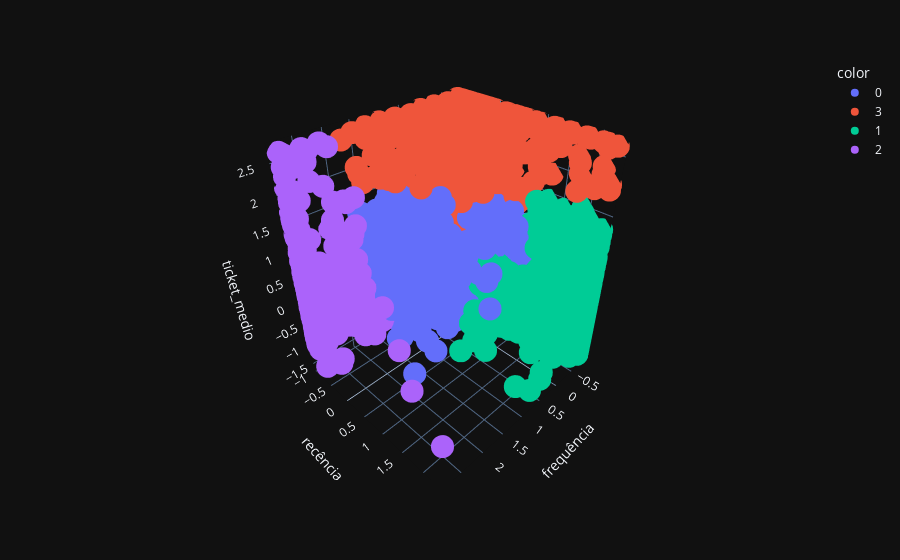

Notebook source saved alongside this figure:
### Code cell
#Treinando e prevendo o dataset com o Kmeans
hc = AgglomerativeClustering(n_clusters=4)
hc_clusters = hc.fit_predict(df_rfm_scaled)

#Plotando os clusters em 3d com o scatter
px.scatter_3d(df_rfm_scaled, x='frequência', y='recência', z='ticket_medio', color=hc_clusters.astype(str), template='plotly_dark')

### Figure 1 — Plotly figure (JSON) as saved in the notebook; plotly's stock layout.template omitted (floating-point values rounded to 4 significant figures; data arrays with more than 128 entries replaced by an {"elided": "..."} marker saying what was removed)
{"data": [{"hovertemplate": "color=0<br>frequência=%{x}<br>recência=%{y}<br>ticket_medio=%{z}<extra></extra>", "legendgroup": "0", "marker": {"color": "#636efa", "symbol": "circle"}, "mode": "markers", "name": "0", "scene": "scene", "showlegend": true, "type": "scatter3d", "x": {"elided": "2333 float values"}, "y": {"elided": "2333 float values"}, "z": {"elided": "2333 float values"}}, {"hovertemplate": "color=3<br>frequência=%{x}<br>recência=%{y}<br>ticket_medio=%{z}<extra></extra>", "legendgroup": "3", "marker": {"color": "#EF553B", "symbol": "circle"}, "mode": "markers", "name": "3", "scene": "scene", "showlegend": true, "type": "scatter3d", "x": {"elided": "505 float values"}, "y": {"elided": "505 float values"}, "z": {"elided": "505 float values"}}, {"hovertemplate": "color=1<br>frequência=%{x}<br>recência=%{y}<br>ticket_medio=%{z}<extra></extra>", "legendgroup": "1", "marker": {"color": "#00cc96", "symbol": "circle"}, "mode": "markers", "name": "1", "scene": "scene", "showlegend": true, "type": "scatter3d", "x": {"elided": "1052 float values"}, "y": {"elided": "1052 float values"}, "z": {"elided": "1052 float values"}}, {"hovertemplate": "color=2<br>frequência=%{x}<br>recência=%{y}<br>ticket_medio=%{z}<extra></extra>", "legendgroup": "2", "marker": {"color": "#ab63fa", "symbol": "circle"}, "mode": "markers", "name": "2", "scene": "scene", "showlegend": true, "type": "scatter3d", "x": {"elided": "428 float values"}, "y": {"elided": "428 float values"}, "z": {"elided": "428 float values"}}], "layout": {"legend": {"title": {"text": "color"}, "tracegroupgap": 0}, "margin": {"t": 60}, "scene": {"domain": {"x": [0, 1], "y": [0, 1]}, "xaxis": {"title": {"text": "frequência"}}, "yaxis": {"title": {"text": "recência"}}, "zaxis": {"title": {"text": "ticket_medio"}}}}}
